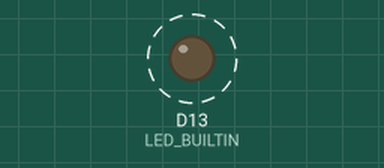
Recording of a program running on a simulated STM32 Nucleo. Shown: output pins drawn as LEDs (lit = HIGH). Dashed ring = blinking.

Above: at 0.9 s.
Timing chart, 0 to 3.7 s (numbered marks = the images above):
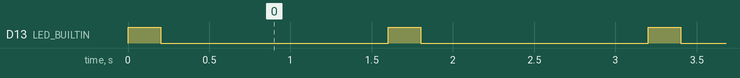

The program:

main.cpp
```cpp
// Challenge Level 2 -- Blink your name in Morse code
//
// The dot()/dash()/letterSpace()/wordSpace() helpers below already handle
// standard Morse timing for you (a dash is 3x as long as a dot, etc).
//
// TODO: call dot()/dash() in the pattern that spells YOUR name, with a
// letterSpace() between letters and a wordSpace() at the end before it
// repeats. Look up your name's letters at a Morse code chart (e.g. search
// "morse code chart") -- there isn't one built into this file on purpose.
//
// The placeholder loop() below just blinks a single dot repeatedly so the
// board does something out of the box -- replace it with your name.

#include <Arduino.h>

// One Morse "unit", in milliseconds. A dot is 1 unit on, a dash is 3.
const unsigned long UNIT_MS = 200;

void dot() {
  digitalWrite(LED_BUILTIN, !digitalRead(LED_BUILTIN)); // on
  delay(UNIT_MS);
  digitalWrite(LED_BUILTIN, !digitalRead(LED_BUILTIN)); // off
  delay(UNIT_MS); // gap between symbols within a letter
}

void dash() {
  digitalWrite(LED_BUILTIN, !digitalRead(LED_BUILTIN)); // on
  delay(UNIT_MS * 3);
  digitalWrite(LED_BUILTIN, !digitalRead(LED_BUILTIN)); // off
  delay(UNIT_MS); // gap between symbols within a letter
}

void letterSpace() {
  delay(UNIT_MS * 2); // total gap between letters is 3 units
}

void wordSpace() {
  delay(UNIT_MS * 6); // total gap between words is 7 units
}

void setup() {
  pinMode(LED_BUILTIN, OUTPUT);
}

void loop() {
  // TODO: replace this placeholder with your name.
  dot();
  wordSpace();
}
```

Measured:
- by itself, D13 (LED_BUILTIN): alternates HIGH for 0.20 s and LOW for 1.4 s
